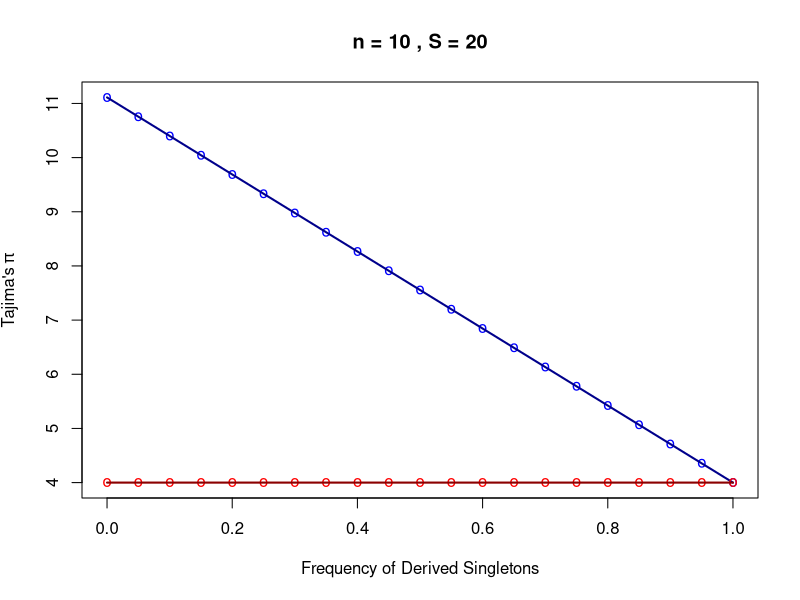
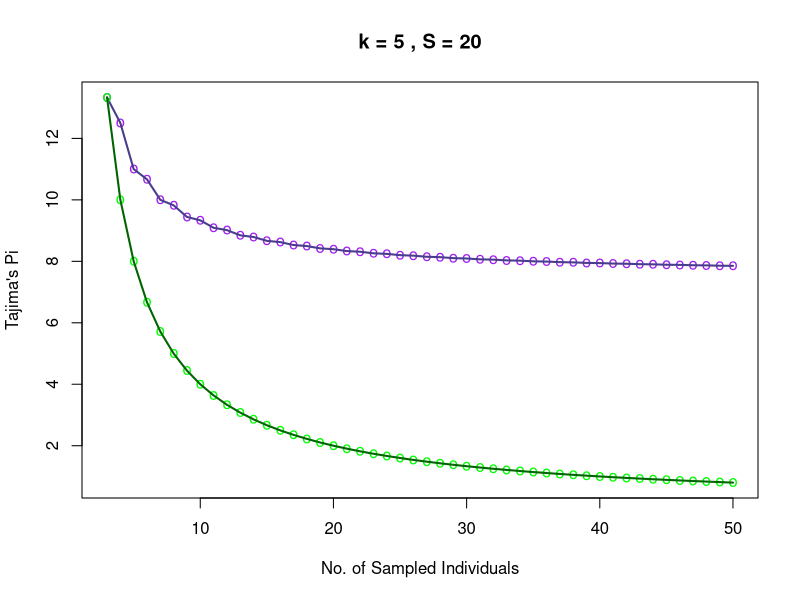
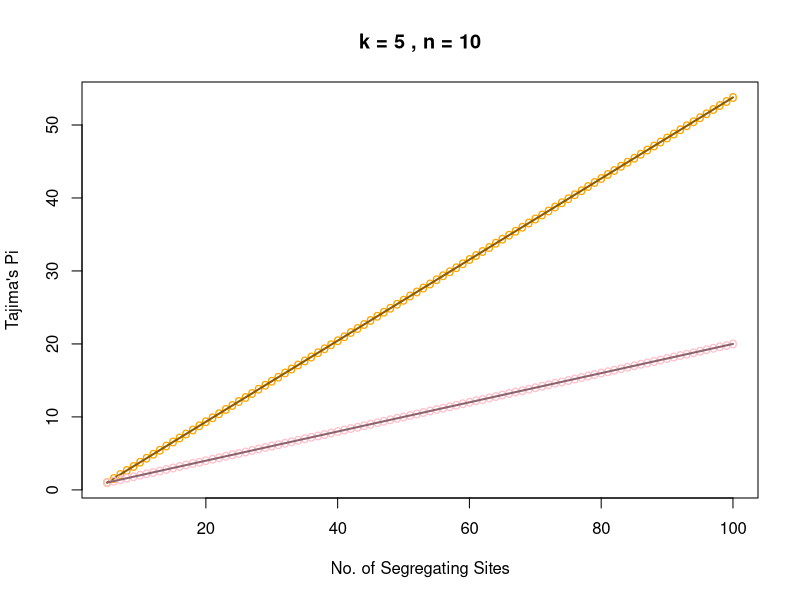
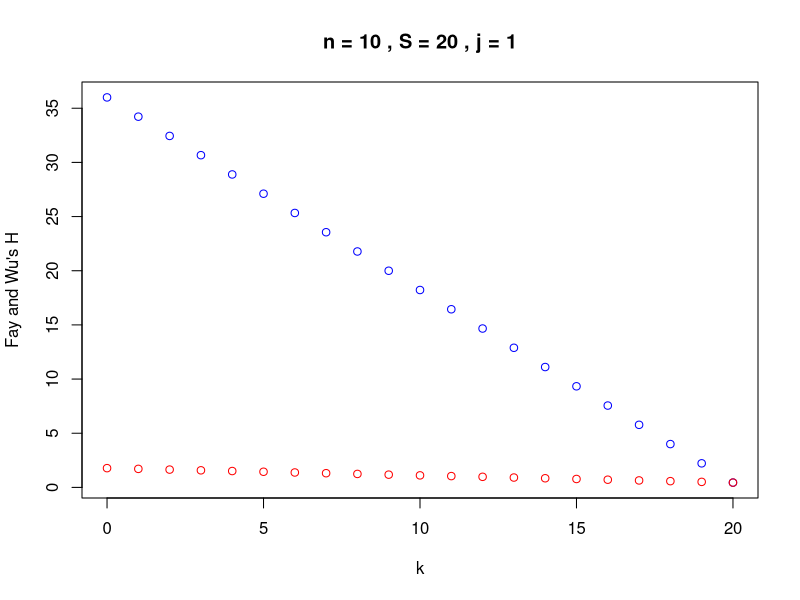
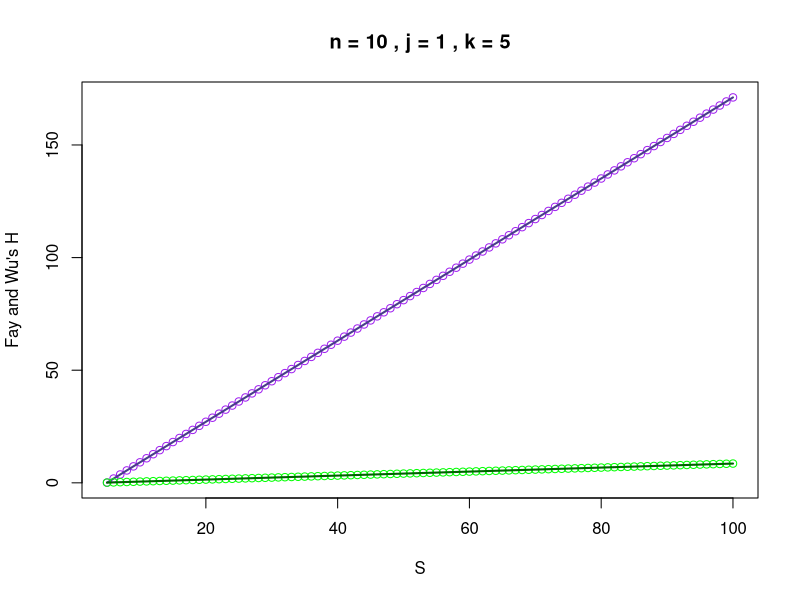
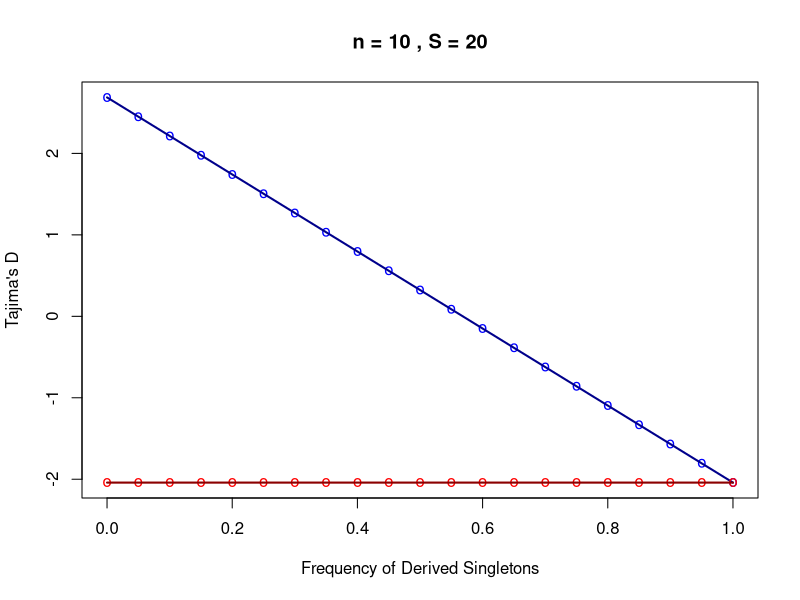
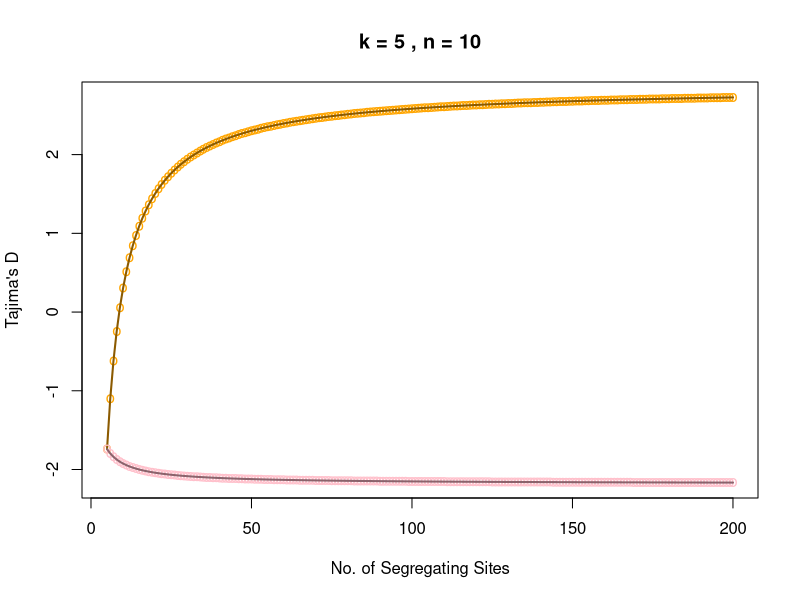
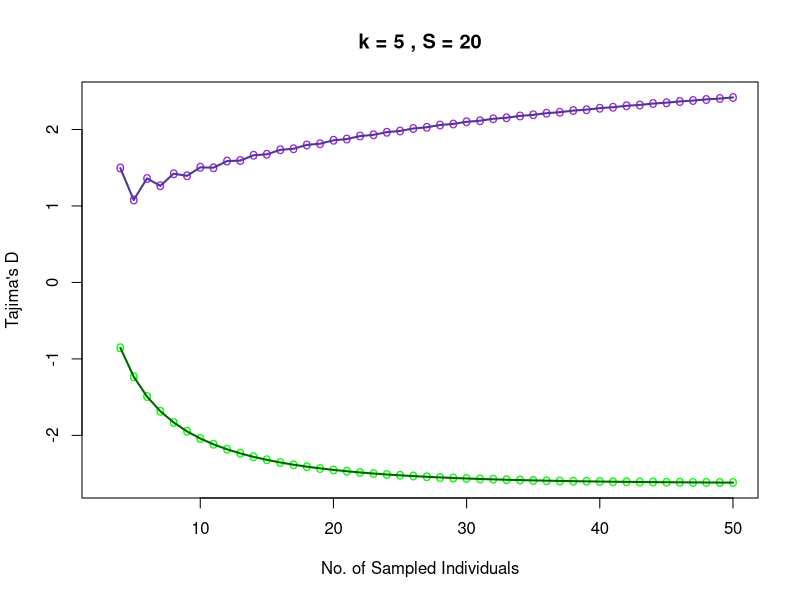

Recreate these plots in R, in order.
####### R code for Theta Bounds and Difference Statistics #######
####### Version 2.0: (8/30/2017)                          #######
####### By Alan Aw                                        #######

##### Bounds are mathematical, so 
##### work for any mutation model 
##### (infinite sites, infinite alleles) #####

#### Paramaters ####
S = 100 # Segregating Sites
n = 50 # Individuals
j = 1 # Component of SFS, must be in [1,n-1]
k = 5 # Value of \xi_j, must be in [0,S]
####

###########################################
######### Theta Estimator Bounds ##########
###########################################

#### Tajima's Pi ####
f.max <- function(n,j) { # Helper function: get upper bound
  f.max.out = 0 
  for (i in 1:(n-1)) {
    if (i!=j & i*(n-i) > f.max.out) {
      f.max.out = i * (n-i)
    }
  }
  return(f.max.out)
}

f.min <- function(n,j) { # Helper function: get lower bound
  f.min.out = n * n 
  for (i in 1:(n-1)) {
    if (i!=j & i*(n-i) < f.min.out) {
      f.min.out = i * (n-i)
    }
  }
  return(f.min.out)
}

### Upper Bound ###
f.thetaPi.max <- function(n,S,j,k) { 
  (k*j*(n-j) + (S-k)*f.max(n,j)) / choose(n,2)
}

### Lower Bound ###
f.thetaPi.min <- function(n,S,j,k) {
  (k*j*(n-j) + (S-k)*f.min(n,j)) / choose(n,2)
} 

### Example Plots ###
## Initialize some parameters ##
n=10
S=20
j=1
k=5

## Let's plot dependence of
## Tajima's Pi on k ##

# This has been changed to a function
# =====================================================================================================
plot_tajima_Pi_k = function(n, S, j){
  vec.k = c(0:S) 
  vec.thetaPi.max = f.thetaPi.max(n,S,j,vec.k)
  vec.thetaPi.min = f.thetaPi.min(n,S,j,vec.k) 
  plot(vec.k/S,vec.thetaPi.max, xlab="Frequency of Derived Singletons", ylab=expression("Tajima's"~pi),col="blue",ylim=range(c(vec.thetaPi.min, vec.thetaPi.max)),main=paste("n =",n,", S =", S),pch="o")
  lines(vec.k/S, vec.thetaPi.max, xlim=range(vec.k), ylim=range(vec.thetaPi.max), col="blue4",lwd=2,pch=16)
  points(vec.k/S,vec.thetaPi.min,col="red",pch="o") 
  lines(vec.k/S, vec.thetaPi.min, xlim=range(vec.k), ylim=range(vec.thetaPi.min), col="darkred",lwd=2,pch=16)
}

plot_tajima_Pi_k(n,S,j)
# =====================================================================================================

## Let's plot dependence of
## Tajima's Pi on n ##
n.lower=3
n.upper=50

plot_tajima_Pi_n = function(n.lower, n.upper,j, k){
  vec.n = c(n.lower:n.upper)
  vec.thetaPi.max=c(1:length(vec.n))
  for (i in 1:length(vec.n)) {
    vec.thetaPi.max[i]=f.thetaPi.max(i+n.lower-1,S,j,k) 
  }
  vec.thetaPi.min=c(1:length(vec.n))
  for (i in 1:length(vec.n)) {
    vec.thetaPi.min[i]=f.thetaPi.min(i+n.lower-1,S,j,k) 
  }
  plot(vec.n,vec.thetaPi.max, xlab="No. of Sampled Individuals", ylab="Tajima's Pi",col="purple",ylim=range(c(vec.thetaPi.min, vec.thetaPi.max)),main=paste("k =",k,", S =",S),pch="o")
  lines(vec.n, vec.thetaPi.max, xlim=range(vec.n), ylim=range(vec.thetaPi.max), col="darkslateblue",lwd=2,pch=16)
  points(vec.n,vec.thetaPi.min,col="green",pch="o") 
  lines(vec.n, vec.thetaPi.min, xlim=range(vec.n), ylim=range(vec.thetaPi.min), col="darkgreen",lwd=2,pch=16)
}

plot_tajima_Pi_n(n.lower,n.upper,j, k)
# =====================================================================================================

## Let's plot dependence of
## Tajima's Pi on S ##


plot_tajima_Pi_S = function(n, S, k, j){
  vec.S = seq(from=k,to=100,by=1) 
  vec.thetaPi.max = f.thetaPi.max(n,vec.S,j,k)
  vec.thetaPi.min = f.thetaPi.min(n,vec.S,j,k)
  plot(vec.S,vec.thetaPi.max, xlab="No. of Segregating Sites", ylab="Tajima's Pi",col="orange",ylim=range(c(vec.thetaPi.min, vec.thetaPi.max)),main=paste("k =",k,", n =",n),pch="o")
  lines(vec.S, vec.thetaPi.max, xlim=range(vec.S), ylim=range(vec.thetaPi.max), col="orange4",lwd=2,pch=16)
  points(vec.S,vec.thetaPi.min,col="pink",pch="o") 
  lines(vec.S, vec.thetaPi.min, xlim=range(vec.S), ylim=range(vec.thetaPi.min), col="pink4",lwd=2,pch=16)
}

plot_tajima_Pi_S(n, S, k, j)

# =====================================================================================================

####

#### Fay and Wu's H ####
#### DO NOT RUN THIS PART IN CONJUNCTION 
#### with Tajima's Pi code above! ####

f.max_Fay <- function(n,j) { # Helper function: get upper bound
  f.max.out = 0 
  for (i in 1:(n-1)) {
    if (i!=j & i*i > f.max.out) {
      f.max.out = i*i
    }
  }
  return(f.max.out)
}

f.min_Fay <- function(n,j) { # Helper function: get lower bound
  f.min.out = n * n 
  for (i in 1:(n-1)) {
    if (i!=j & i*i < f.min.out) {
      f.min.out = i*i
    }
  }
  return(f.min.out)
}

### Upper Bound ###
f.thetaH.max <- function(n,S,j,k) { 
  (k*j*j + (S-k)*f.max_Fay(n,j)) / choose(n,2)
}

### Lower Bound ###
f.thetaH.min <- function(n,S,j,k) {
  (k*j*j + (S-k)*f.min_Fay(n,j)) / choose(n,2)
}

### Example Plots ###
##
n=10
S=20
j=1

## Let's plot dependence of
## Fay and Wu's H on k ##
plot_Fay_H_k = function(n,S,j){
  vec.k = c(0:S)
  vec.thetaH.max = f.thetaH.max(n,S,j,vec.k)
  vec.thetaH.min = f.thetaH.min(n,S,j,vec.k)
  plot(vec.k,vec.thetaH.max, xlab="k", ylab="Fay and Wu's H",col="blue",ylim=range(c(vec.thetaH.min, vec.thetaH.max)),main=paste("n =",n,", S =",S,", j =",j))
  points(vec.k,vec.thetaH.min,col="red") 
}

plot_Fay_H_k(n,S,j)

## Let's plot dependence of
## Fay and Wu's H on S ##
plot_Fay_H_S = function(n,S,j,k){
  vec.S = seq(from=k,to=100,by=1) 
  vec.thetaH.max = f.thetaH.max(n,vec.S,j,k)
  vec.thetaH.min = f.thetaH.min(n,vec.S,j,k)
  plot(vec.S,vec.thetaH.max, xlab="S", ylab="Fay and Wu's H",col="purple",ylim=range(c(vec.thetaH.min, vec.thetaH.max)),main=paste("n =",n,", j =",j,", k =",k))
  lines(vec.S, vec.thetaH.max, xlim=range(vec.S), ylim=range(vec.thetaH.max), col="darkslateblue",lwd=2,pch=16)
  points(vec.S,vec.thetaH.min,col="green") 
  lines(vec.S, vec.thetaH.min, xlim=range(vec.S), ylim=range(vec.thetaH.min), col="darkgreen",lwd=2,pch=16)
}

plot_Fay_H_S(n,S,j,k)

###########################################
########## Difference Statistics ##########
###########################################

#### Helper Functions ####
little.a <- function(n) {
  harm.sum = 0
  for (i in 1:(n-1)) {
    harm.sum = harm.sum + 1/i
  }
  return(harm.sum)
}

big.a <- function(n) {
  harm.sum.square = 0
  for (i in 1:(n-1)) {
    harm.sum.square = harm.sum.square + 1/(i^2)
  }
  return(harm.sum.square)
}

### For Tajima's D ### (see Simonsen, Churchill, Aquadro, 1995)
v.T <- function(n) {
  (2*(n^2+n+3)/(9*n*(n-1))-(n+2)/(little.a(n)*n) + big.a(n)/(little.a(n))^2) / (little.a(n)^2+big.a(n))
}

u.T <- function(n) {
  (((n+1)/(3*(n-1))-1/little.a(n))/little.a(n)) - v.T(n) 
} ###

### For Fu and Li's F ### (see Simonsen, Churchill, Aquadro, 1995)
v.F <- function(n) {
  ((2*n^3 + 110*n^2 -255*n + 153)/(9*n^2*(n-1))+(2*(n-1)*little.a(n))/(n^2)-(8*big.a(n))/n) / (little.a(n)^2+big.a(n))
}

u.F <- function(n) {
  ((4*n^2+19*n+3-12*(n+1)*little.a(n+1))/(3*n*(n-1)))/little.a(n) - v.F(n)
}
#### Tajima's D ####

### Upper Bound ###
f.TajimaD.max <- function(n,S,j,k) {
  return((f.thetaPi.max(n,S,j,k) - S/little.a(n)) / sqrt(u.T(n)*S + v.T(n)*S*S))
}

### Lower Bound ###
f.TajimaD.min <- function(n,S,j,k) {
  (f.thetaPi.min(n,S,j,k) - S/little.a(n)) / sqrt(u.T(n)*S + v.T(n)*S*S)
}

## Let's plot dependence of
## Tajima's D on frequency of singletons, k ##
plot_tajima_D_k = function(n,S,j,k){
  vec.k = c(0:S)
  vec.TajimaD.max = f.TajimaD.max(n,S,j,vec.k)
  vec.TajimaD.min = f.TajimaD.min(n,S,j,vec.k)   
  plot(vec.k/S,vec.TajimaD.max, xlab="Frequency of Derived Singletons", ylab="Tajima's D",col="blue",ylim=range(c(vec.TajimaD.max, vec.TajimaD.min)),main=paste("n =",n,", S =",S),pch="o")
  lines(vec.k/S, vec.TajimaD.max, xlim=range(vec.k), ylim=range(vec.TajimaD.max), col="blue4",lwd=2,pch=16)
  points(vec.k/S,vec.TajimaD.min,col="red",pch="o") 
  lines(vec.k/S, vec.TajimaD.min, xlim=range(vec.k), ylim=range(vec.TajimaD.min), col="darkred",lwd=2,pch=16)
}
plot_tajima_D_k(n,S,j,k)

## Let's plot dependence of
## Tajima's D on S ##
plot_tajima_D_S = function(n,S,j,k){
  vec.S = seq(from=k,to=200,by=1) 
  vec.TajimaD.max = f.TajimaD.max(n,vec.S,j,k)
  vec.TajimaD.min = f.TajimaD.min(n,vec.S,j,k)
  plot(vec.S,vec.TajimaD.max, xlab="No. of Segregating Sites", ylab="Tajima's D",col="orange",xlim=range(vec.S), ylim=range(c(vec.TajimaD.max, vec.TajimaD.min)),main=paste("k =",k,", n =",n),pch="o")
  lines(vec.S, vec.TajimaD.max, xlim=range(vec.S), ylim=range(vec.TajimaD.max), col="orange4",lwd=2,pch=16)
  points(vec.S,vec.TajimaD.min,col="pink",pch="o") 
  lines(vec.S, vec.TajimaD.min, xlim=range(vec.S), ylim=range(vec.TajimaD.min), col="pink4",lwd=2,pch=16)
  
}
plot_tajima_D_S(n,S,j,k)

## Let's plot dependence of
## Tajima's D on n ##
n.lower=3
n.upper=50

plot_tajima_D_n = function(n.lower, n.upper, S,j,k){
  vec.n = c(n.lower:n.upper)
  vec.TajimaD.max=c(1:length(vec.n))
  for (i in 1:length(vec.n)) {
    vec.TajimaD.max[i]=f.TajimaD.max(i+n.lower-1,S,j,k) 
  }
  vec.TajimaD.min=c(1:length(vec.n))
  for (i in 1:length(vec.n)) {
    vec.TajimaD.min[i]=f.TajimaD.min(i+n.lower-1,S,j,k) 
  }
  plot(vec.n,vec.TajimaD.max, xlab="No. of Sampled Individuals", ylab="Tajima's D",col="purple",xlim=range(vec.n), ylim=range(c(vec.TajimaD.max[!is.na(vec.TajimaD.max)], vec.TajimaD.min[!is.na(vec.TajimaD.max)])),main=paste("k =",k,", S =",S),pch="o")
  lines(vec.n, vec.TajimaD.max, xlim=range(vec.n), ylim=range(vec.TajimaD.max), col="darkslateblue",lwd=2,pch=16)

  points(vec.n,vec.TajimaD.min,col="green",pch="o") 
  lines(vec.n, vec.TajimaD.min, xlim=range(vec.n), ylim=range(vec.TajimaD.min), col="darkgreen",lwd=2,pch=16)
}

plot_tajima_D_n(n.lower, n.upper, S,j,k)


#### Fu and Li's F ####

### Upper Bound ###
f.FuLiF.max <- function(n,S,j,k) {
  (f.thetaPi.max(n,S,j,k) - k) / sqrt(u.F(n)*S + v.F(n)*S*S)
}

### Lower Bound ###
f.FuLiF.min <- function(n,S,j,k) {
  (f.thetaPi.min(n,S,j,k) - k) / sqrt(u.F(n)*S + v.F(n)*S*S)
}

## Let's plot dependence of
## Fu and Li's F on frequency of singletons \xi_1 ##
plot_Fu_s = function(n,S,j){
  vec.k = c(0:S)
  vec.FuLiF.max = f.FuLiF.max(n,S,j,vec.k)
  vec.FuLiF.min = f.FuLiF.min(n,S,j,vec.k)   
  plot(vec.k/S,vec.FuLiF.max, xlab="Frequency of Derived Singletons", ylab="Fu and Li's F",col="blue",ylim=range(c(vec.FuLiF.min, vec.FuLiF.max)),main=paste("n =",n,", S =",S),pch="o")
  lines(vec.k/S, vec.FuLiF.max, xlim=range(vec.k/S), ylim=range(vec.FuLiF.max), col="blue4",lwd=2,pch=16)
  points(vec.k/S,vec.FuLiF.min,col="red",pch="o") 
  lines(vec.k/S, vec.FuLiF.min, xlim=range(vec.k/S), ylim=range(vec.FuLiF.min), col="darkred",lwd=2,pch=16)
}

plot_Fu_s(n,S,j)


## Let's plot dependence of
## Fu and Li's F on S ##
plot_Fu_li_S = function(n,S,j,k){
  vec.S = seq(from=k,to=200,by=1) 
  vec.FuLiF.max = f.FuLiF.max(n,vec.S,j,k)
  vec.FuLiF.min = f.FuLiF.min(n,vec.S,j,k)
  plot(vec.S,vec.FuLiF.max, xlab="No. of Segregating Sites", ylab="Fu and Li's F",col="orange",xlim=range(vec.S), ylim=range(c(vec.FuLiF.min, vec.FuLiF.max)),main=paste("k =",k,", n =",n),pch="o")
  lines(vec.S, vec.FuLiF.max, xlim=range(vec.S), ylim=range(vec.FuLiF.max), col="orange4",lwd=2,pch=16)
  points(vec.S,vec.FuLiF.min,col="pink",pch="o") 
  lines(vec.S, vec.FuLiF.min, xlim=range(vec.S), ylim=range(vec.FuLiF.min), col="pink4",lwd=2,pch=16)
  
}

plot_Fu_li_S(n,S,j,k)

## Let's plot dependence of
## Fu and Li's F on n ##
plot_Fu_li_n = function(n,S,j,k){
  n.lower=3
  n.upper=100
  vec.n = c(n.lower:n.upper)
  vec.FuLiF.max=c(1:length(vec.n))
  for (i in 1:length(vec.n)) {
    vec.FuLiF.max[i]=f.FuLiF.max(i+n.lower-1,S,j,k) 
  }
  vec.FuLiF.min=c(1:length(vec.n))
  for (i in 1:length(vec.n)) {
    vec.FuLiF.min[i]=f.FuLiF.min(i+n.lower-1,S,j,k) 
  }
  plot(vec.n,vec.FuLiF.max, xlab="No. of Sampled Individuals", ylab="Fu and Li's F",col="purple",xlim=range(vec.n), ylim=range(c(vec.FuLiF.min, vec.FuLiF.max)),main=paste("k =",k,", S =",S),pch="o")
  lines(vec.n, vec.FuLiF.max, xlim=range(vec.n), ylim=range(vec.FuLiF.max), col="darkslateblue",lwd=2,pch=16)
  points(vec.n,vec.FuLiF.min,col="green",pch="o") 
  lines(vec.n, vec.FuLiF.min, xlim=range(vec.n), ylim=range(vec.FuLiF.min), col="darkgreen",lwd=2,pch=16)
}

plot_Fu_li_n(n,S,j,k)
